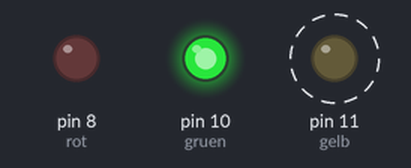
This sketch was run on a simulated Arduino Uno, built with avr-gcc and run on an emulated ATmega328P. On the bench: output pins drawn as LEDs (lit = HIGH). Dashed ring = blinking.

Above: at 0.3 s.
Timing chart, 0 to 3.0 s (numbered marks = the images above):
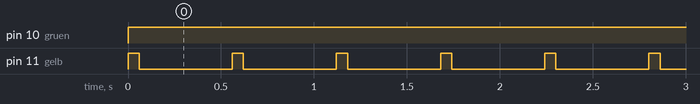

The sketch:

leo-blink.ino
```cpp
int gruen = 10;
int rot = 8;
int gelb = 11;

void setup() {
  pinMode(gruen, OUTPUT);
  pinMode(rot, OUTPUT);
  pinMode(gelb, OUTPUT);
}

void loop() {
  digitalWrite(gruen, HIGH);
  digitalWrite(rot, LOW);
  digitalWrite(gelb, HIGH);
  delay(60);

  digitalWrite(rot, LOW);
  digitalWrite(gruen, HIGH);
  digitalWrite(gelb, LOW);
  delay(500);
}

void lichter(int rotesLicht, int gruenesLicht, int gelbesLicht, int pause) {
  digitalWrite(gruen, gruenesLicht);
  digitalWrite(rot, rotesLicht);
  digitalWrite(gelb, gelbesLicht);
  delay(pause);
}
```

Measured:
- by itself, pin 10 (gruen): LOW → HIGH at 0.00 s
- by itself, pin 11 (gelb): alternates HIGH for 0.06 s and LOW for 0.50 s
